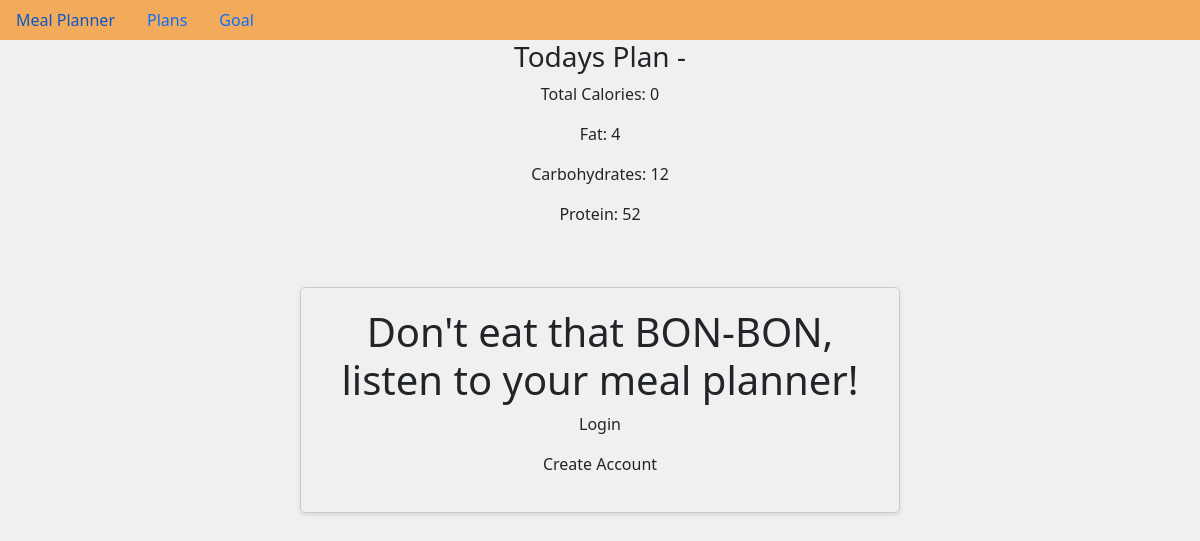
The page / on the database its author committed.
### meal_plans/models.py (models this page shows, shortened)
class Plan(models.Model):
    date = models.DateField()
    def return_cals(self):
        cals = 0
        for item in self.fooditem_set.all():
            if item.calories != None:
                cals += item.calories
        return cals
    def return_fat(self):
        fat = 0
        for item in self.fooditem_set.all():
            if item.fat != None:
                fat += item.fat
        return fat
    def return_protein(self):
        protein = 0
        for item in self.fooditem_set.all():
            if item.protein != None:
                protein+= item.protein
        return protein
    def return_carbs(self):
        carbs = 0
        for item in self.fooditem_set.all():
            if item.carbohydrates != None:
                carbs += item.carbohydrates
        return carbs

class FoodItem(models.Model):
    item = models.TextField(blank=True)
    calories = models.PositiveIntegerField(null=True, blank=True)
    fat = models.PositiveIntegerField(null=True, blank=True)
    protein = models.PositiveIntegerField(null=True, blank=True)
    carbohydrates = models.PositiveIntegerField(null=True, blank=True)
    plan = models.ManyToManyField(Plan)

### meal_plans/views.py (the view)
# urls.py: path('', views.index, name='index'),
def index(request):
    today = datetime.now().date()
    planToday = Plan.objects.filter(date=today)
    context = {'planToday': planToday}
    return render(request, 'meal_plans/index.html', context)

### meal_plans/templates/meal_plans/index.html
{% extends "meal_plans/base.html" %}
{% load bootstrap5 %}
{% block content %}
<section id="loginSect">
    <h1>Don't eat that BON-BON, listen to your meal planner!</h1>
    <p><a>Login</a></p>
    <p><a>Create Account</a></p>
</section>
{% if planToday %}
    {% for plan in planToday%}
        <h3>Todays Plan - </h3>
        <p>Total Calories: {{ plan.return_cals}}</p>
        <p>Fat: {{ plan.return_fat}} </p>
        <p>Carbohydrates: {{ plan.return_carbs }}</p>
        <p>Protein: {{ plan.return_protein }}</p>
    {% endfor %}
{% else %}
<h3>No Plan Today - <a href="{% url 'meal_plans:new_plan' %}">Create Plan</a> </h3>
{% endif %}
{% endblock content %}

### meal_plans/static/styles.css (style rules this page uses)
html { background-color: #F0F0F0; }
#body { background-color: #F0F0F0; margin: 0 auto; text-align: center; justify-content: center; }
h4 a, p a, div a { color: black; text-decoration: none; }
#loginSect { position: fixed; top: 50%; left: 50%; transform: translate(-50%, -50%); background-color: #f0f0f0; padding: 20px; border: 1px solid #ccc; border-radius: 5px; text-align: center; z-index: 1000; box-shadow: 0 2px 4px rgba(0, 0, 0, 0.1); }

### rows shown on the page
Plan: return_cals "0", return_fat "4", return_carbs "12", return_protein "52"
